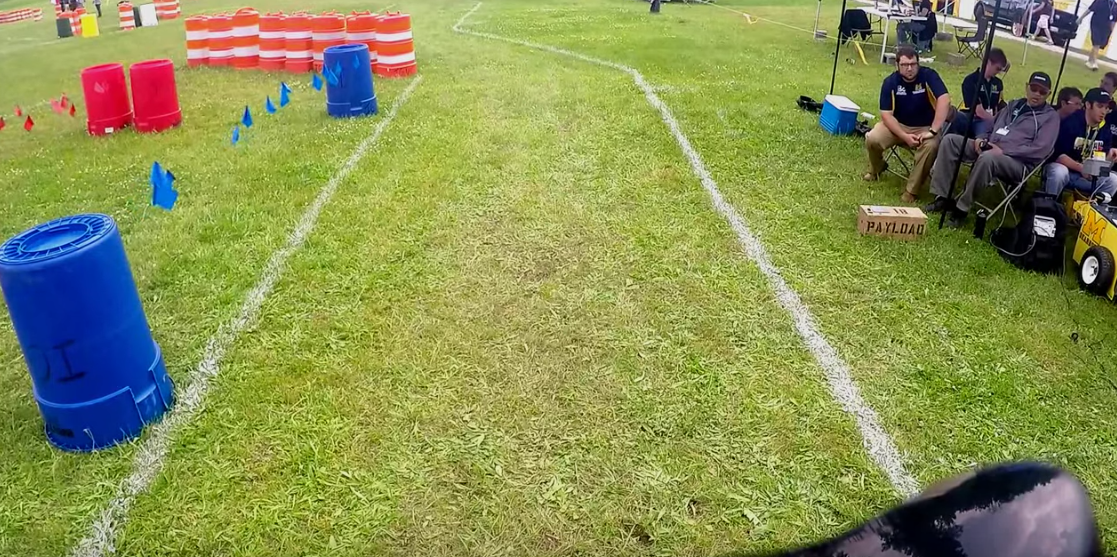
#> input picture OpenCV/f2.png, 1117 x 557 px, given in place of 2.MP4, which was not available
$ python curve_pred.py
#> lines starting #> are read from the running program, lines starting #| are printed output that depends on the picture; after the words box and inside, x2 and y2 are one past the last pixel; in counts of white or black regions, pixels touching at a corner belong together; pictures that were not available may be replaced by others from this repository, and a replacement may not be noted
#> further down, frame is the input picture: shape (557, 1117, 3); mean B, G, R 84.2, 145, 137.5
import cv2
import numpy as np
import os
from matplotlib import pyplot as plt, cm, colors

kernel = np.ones((5,5), np.uint8)

# Defining variables to hold meter-to-pixel conversion
ym_per_pix = 30.0 / 720
# Standard lane width is 3.7 meters divided by lane width in pixels which is
# calculated to be approximately 720 pixels not to be confused with frame height
xm_per_pix = 3.7 / 720

CWD_PATH = os.getcwd()

def readVideo():

    # Read input video from current working directory
    inpImage = cv2.VideoCapture('IGVC Videos/2.MP4')

    return inpImage

def processImage(inpImage):

	frame = cv2.cvtColor(inpImage, cv2.COLOR_BGR2GRAY)
	frame = frame[300:720,:]

	blur = cv2.medianBlur(frame,9)
	blur = cv2.GaussianBlur(blur,(7,7),0)

	ret, th = cv2.threshold(blur, 200, 255, cv2.THRESH_TOZERO_INV)
	ret, th = cv2.threshold(th, 115, 255, cv2.THRESH_BINARY)

	opening = cv2.morphologyEx(th, cv2.MORPH_OPEN, kernel)
	dilated = cv2.dilate(opening, kernel, iterations=1)

	canny = cv2.Canny(dilated, 40, 60)

	# Display the processed images
	cv2.imshow("Image", inpImage)
	cv2.imshow("frame", frame)

	cv2.imshow("Thresholded", th)
	cv2.imshow("Blurred", blur)
	cv2.imshow("Canny Edges", canny)

	return frame,th,blur,canny

def perspectiveWarp(inpImage):

    # Get image size
    img_size = (inpImage.shape[1], inpImage.shape[0])
#> img_size = (1117, 557)

    # Perspective points to be warped
    src = np.float32([[590, 440],
                      [690, 440],
                      [200, 640],
                      [1000, 640]])

    # Window to be shown
    dst = np.float32([[200, 0],
                      [1200, 0],
                      [200, 710],
                      [1200, 710]])

    # Matrix to warp the image for birdseye window
    matrix = cv2.getPerspectiveTransform(src, dst)
    # Inverse matrix to unwarp the image for final window
    minv = cv2.getPerspectiveTransform(dst, src)
    birdseye = cv2.warpPerspective(inpImage, matrix, img_size)

    # Get the birdseye window dimensions
    height, width = birdseye.shape[:2]
#> height = 557; width = 1117

    # Divide the birdseye view into 2 halves to separate left & right lanes
    birdseyeLeft  = birdseye[0:height, 0:width // 2]
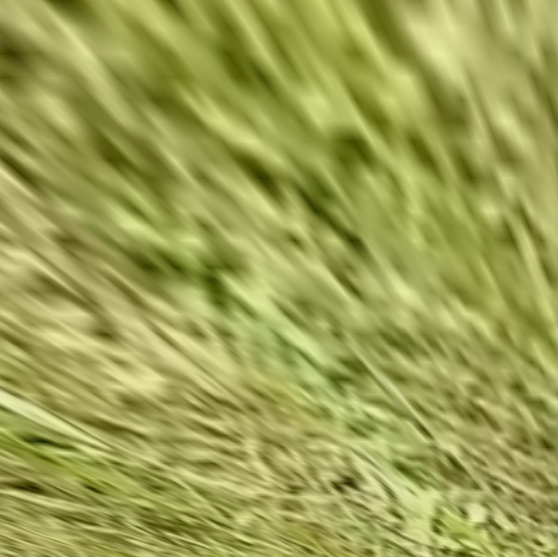
#> birdseyeLeft: shape (557, 558, 3); mean B, G, R 83.1, 160.9, 156.6
    birdseyeRight = birdseye[0:height, width // 2:width]
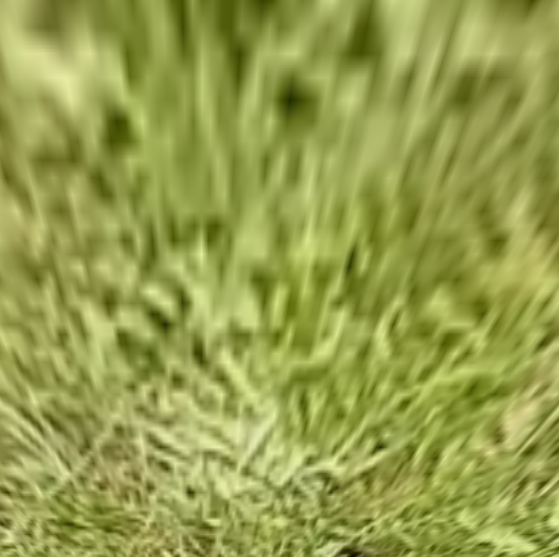
#> birdseyeRight: shape (557, 559, 3); mean B, G, R 77.2, 158.6, 150

    # Display birdseye view image
    # cv2.imshow("Birdseye" , birdseye)
    # cv2.imshow("Birdseye Left" , birdseyeLeft)
    # cv2.imshow("Birdseye Right", birdseyeRight)

    return birdseye, birdseyeLeft, birdseyeRight, minv

image = readVideo()
while True:

	_, frame = image.read()

	birdView, birdViewL, birdViewR, minverse = perspectiveWarp(frame)
#> minverse = [[0.1, -0.796, 570], [-1.11e-16, -0.507, 440], [-2.53e-19, -0.00123, 1]]

	img, thresh, blur, canny = processImage(birdView)
#> in processImage, `ret, th = cv2.threshold(th, 115, 255, cv2.THRESH_BINARY)`:
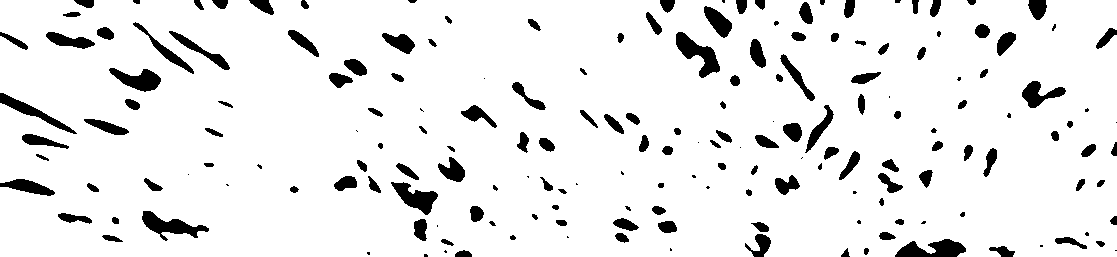
#> th: shape (257, 1117); 91.8% white; 185 black regions (39 under 20 px), largest, box (x1, y1, x2, y2) and area: (676, 32, 720, 78) 847, (895, 239, 966, 257) 820, (142, 211, 209, 241) 811
#> in processImage, `opening = cv2.morphologyEx(th, cv2.MORPH_OPEN, kernel)`: opening: shape (257, 1117); 91.8% white; 183 black regions (39 under 20 px), largest, box (x1, y1, x2, y2) and area: (676, 32, 720, 78) 861, (142, 211, 209, 241) 835, (895, 239, 966, 257) 831
#> in processImage, `dilated = cv2.dilate(opening, kernel, iterations=1)`: dilated: shape (257, 1117); 97.2% white; 126 black regions (53 under 20 px), largest, box (x1, y1, x2, y2) and area: (898, 241, 963, 257) 544, (678, 34, 718, 75) 486, (396, 185, 435, 212) 415
#> in processImage, `canny = cv2.Canny(dilated, 40, 60)`: canny: shape (257, 1117); 1.3% white in thin lines or dots
	imgL, threshL, blurL, cannyL = processImage(birdViewL)
#> in processImage (call 2), `ret, th = cv2.threshold(th, 115, 255, cv2.THRESH_BINARY)`: th: shape (257, 558); 92.1% white; 74 black regions (13 under 20 px), largest, box (x1, y1, x2, y2) and area: (142, 211, 209, 241) 811, (391, 182, 438, 215) 720, (109, 68, 161, 92) 676
#> in processImage (call 2), `opening = cv2.morphologyEx(th, cv2.MORPH_OPEN, kernel)`: opening: shape (257, 558); 92% white; 74 black regions (13 under 20 px), largest, box (x1, y1, x2, y2) and area: (142, 211, 209, 241) 835, (391, 182, 438, 215) 729, (109, 68, 161, 92) 676
#> in processImage (call 2), `dilated = cv2.dilate(opening, kernel, iterations=1)`: dilated: shape (257, 558); 97.3% white; 56 black regions (24 under 20 px), largest, box (x1, y1, x2, y2) and area: (396, 185, 435, 212) 415, (145, 213, 196, 235) 415, (112, 70, 158, 89) 364
#> in processImage (call 2), `canny = cv2.Canny(dilated, 40, 60)`: canny: shape (257, 558); 1.3% white in thin lines or dots
	imgR, threshR, blurR, cannyR = processImage(birdViewR)
#> in processImage (call 3), `frame = cv2.cvtColor(inpImage, cv2.COLOR_BGR2GRAY)`:
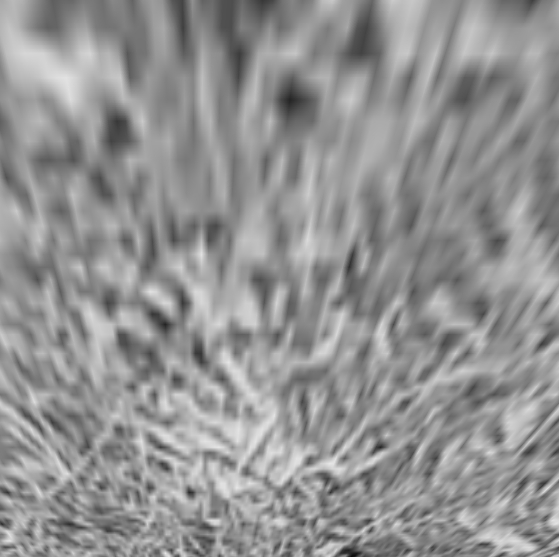
#> frame: shape (557, 559); min 12, max 230, mean 146.7
#> in processImage (call 3), `blur = cv2.medianBlur(frame,9)`:
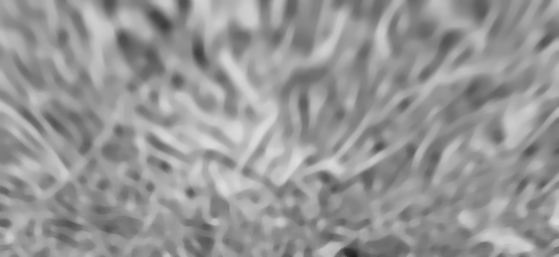
#> blur: shape (257, 559); min 32, max 220, mean 150.8
#> in processImage (call 3), `ret, th = cv2.threshold(th, 115, 255, cv2.THRESH_BINARY)`: th: shape (257, 559); 91.6% white; 112 black regions (27 under 20 px), largest, box (x1, y1, x2, y2) and area: (118, 32, 162, 78) 847, (337, 239, 408, 257) 820, (464, 81, 508, 108) 551
#> in processImage (call 3), `opening = cv2.morphologyEx(th, cv2.MORPH_OPEN, kernel)`: opening: shape (257, 559); 91.5% white; 110 black regions (27 under 20 px), largest, box (x1, y1, x2, y2) and area: (118, 32, 162, 78) 861, (337, 239, 408, 257) 831, (464, 81, 508, 108) 557
#> in processImage (call 3), `dilated = cv2.dilate(opening, kernel, iterations=1)`:
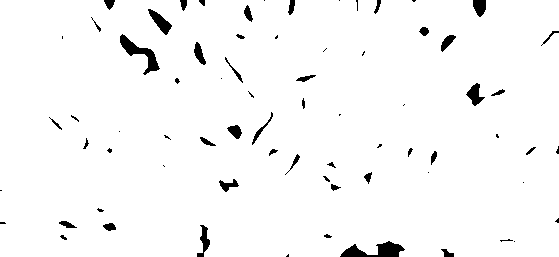
#> dilated: shape (257, 559); 97.2% white; 72 black regions (31 under 20 px), largest, box (x1, y1, x2, y2) and area: (340, 241, 405, 257) 544, (120, 34, 160, 75) 486, (148, 9, 172, 35) 254
#> in processImage (call 3), `canny = cv2.Canny(dilated, 40, 60)`:
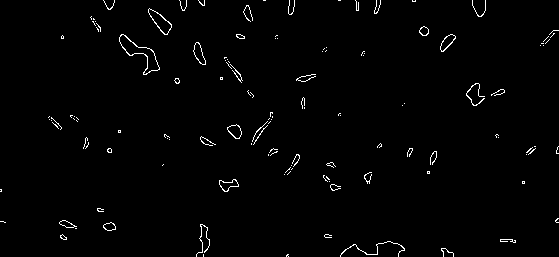
#> canny: shape (257, 559); 1.4% white in thin lines or dots

	# Wait for the ENTER key to be pressed to stop playback
	if cv2.waitKey(5) & 0xFF == ord('q'):
#> (key q is pressed here)
		break

image.release()
cv2.destroyAllWindows()
